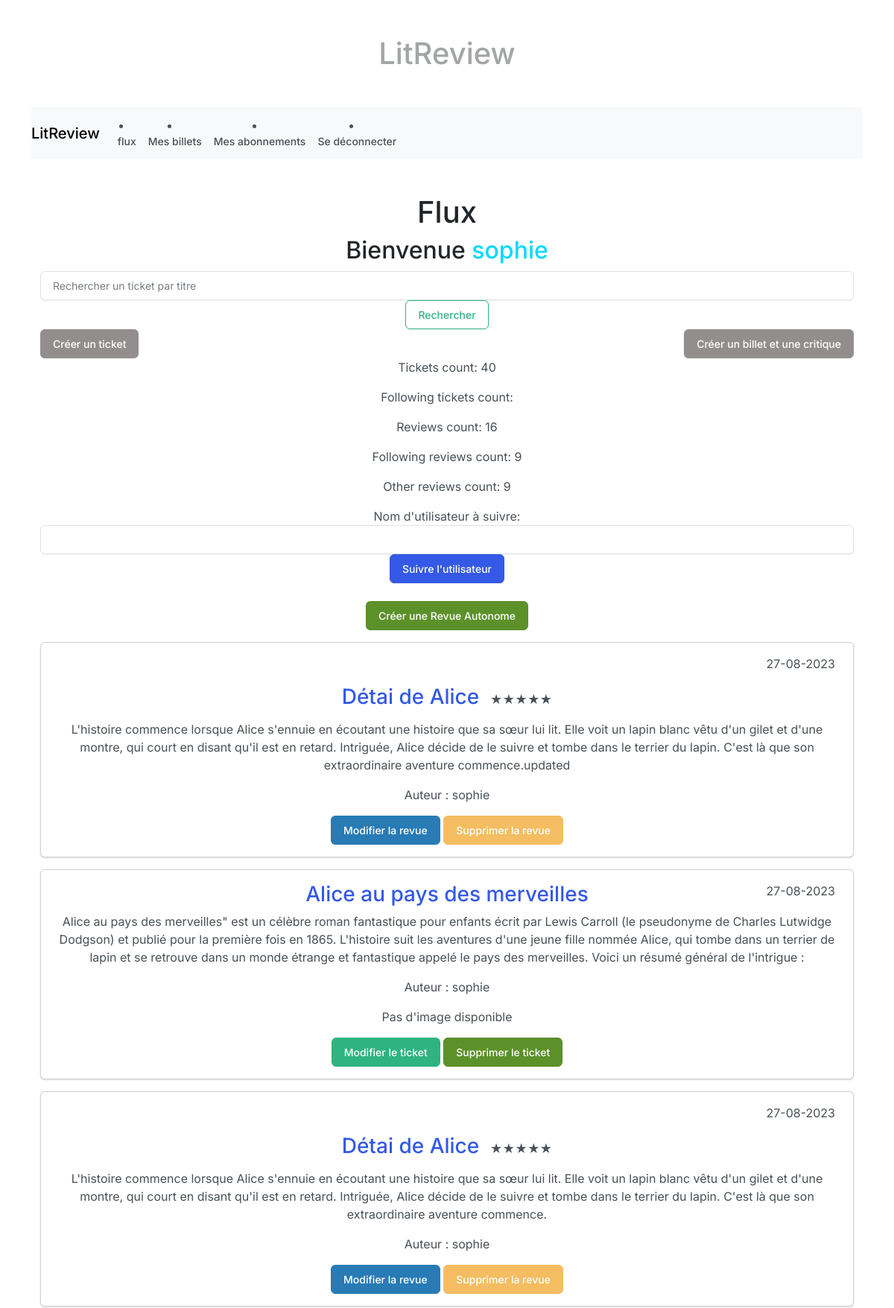
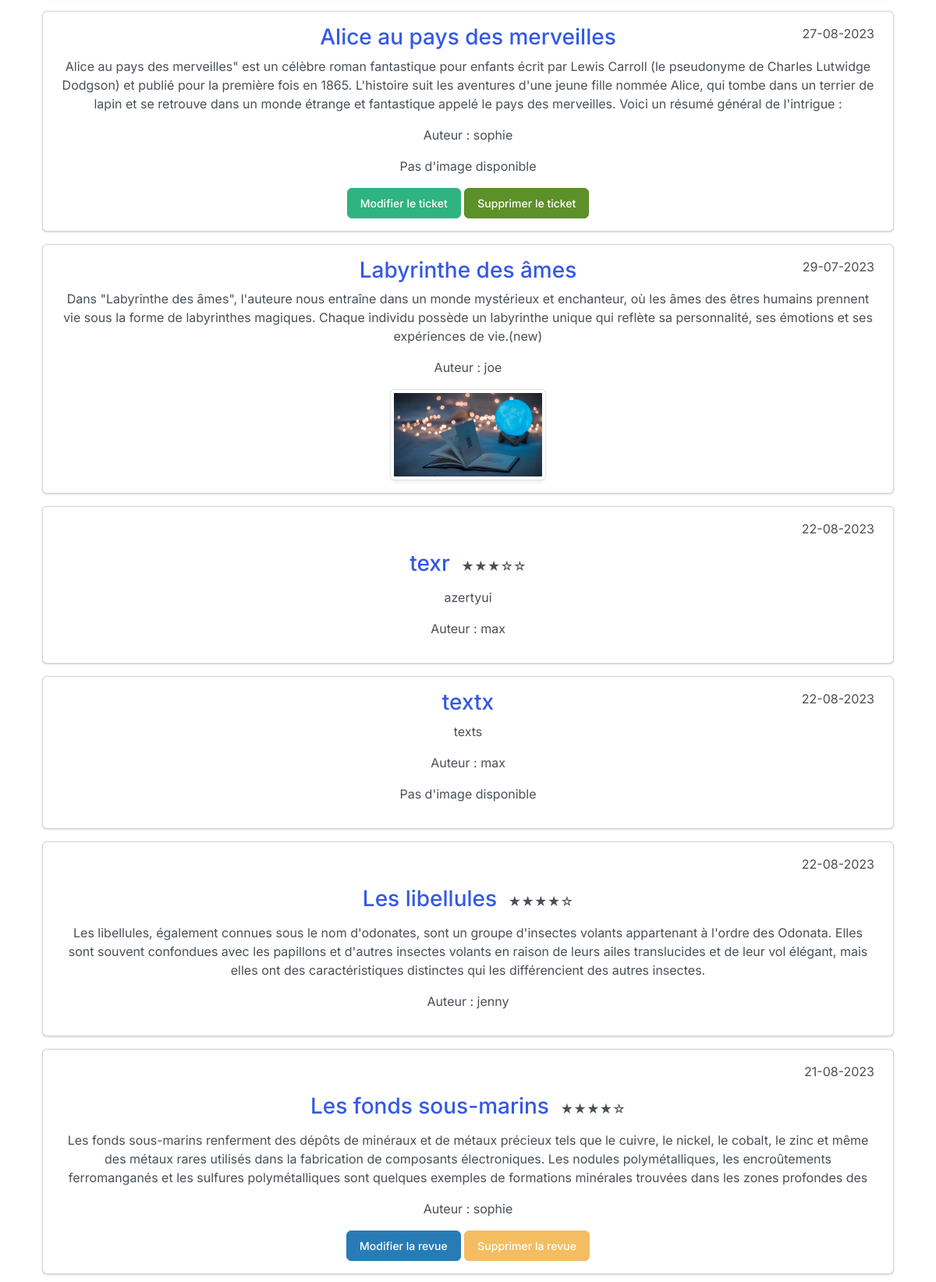
The app's page /flux/ (signed in, upper part) with its own data (2 pictures, top to bottom).
### litreviewApp/models.py (models this page shows, shortened)
class Review(models.Model):
    id = models.AutoField(primary_key=True)
    ticket = models.ForeignKey(Ticket, on_delete=models.CASCADE, null=True, blank=True)
    rating = models.PositiveSmallIntegerField(validators=[MinValueValidator(0), MaxValueValidator(5)])
    created_by = models.ForeignKey(settings.AUTH_USER_MODEL, on_delete=models.CASCADE)
    headline = models.CharField(max_length=128)
    body = models.TextField(max_length=8192, blank=True)
    created_at = models.DateTimeField(auto_now_add=True)
    updated_at = models.DateTimeField(auto_now=True)

class Ticket(models.Model):
    title = models.CharField(max_length=128)
    description = models.TextField(max_length=2048)
    created_by = models.ForeignKey(settings.AUTH_USER_MODEL, on_delete=models.CASCADE)
    created_at = models.DateTimeField(auto_now_add=True)
    updated_at = models.DateTimeField(auto_now=True)
    image = models.ImageField(upload_to="ticket_images/", null=True, blank=True)

### litreviewApp/views.py (the view)
# urls.py: path("flux/", flux, name="flux"),
@login_required
def flux(request):
    user = request.user
    following_users = user.following_users.values("followed_user")
    user_tickets = Ticket.objects.filter(
        Q(created_by=user) | Q(created_by__in=following_users)
    )
    user_tickets = user_tickets.annotate(
        content_type=Value("TICKET", output_field=CharField())
    )
    user_reviews = Review.objects.filter(
        Q(created_by=user)
        | Q(ticket__created_by__in=user.following_users.values("followed_user"))
        | Q(ticket__in=user_tickets, created_by__isnull=True)
    )
    user_reviews = user_reviews.annotate(
        content_type=Value("REVIEW", output_field=CharField())
    )
    user_tickets = user_tickets.annotate(
        followers_count=Count("followers", distinct=True)
    )
    user_reviews = user_reviews.annotate(
        followers_count=Count("ticket__followers", distinct=True)
    )
    user_tickets = user_tickets.annotate(
        followers_count=Case(
            When(followers_count__isnull=True, then=Value(0)), default="followers_count"
        )
    )
    user_reviews = user_reviews.annotate(
        followers_count=Case(
            When(followers_count__isnull=True, then=Value(0)), default="followers_count"
        )
    )
    tickets_count = user_tickets.count()
    reviews_count = user_reviews.count()
    following_reviews_count = Review.objects.filter(
        created_by__in=user.following_users.values("followed_user")
    ).count()
    other_reviews_count = (
        Review.objects.filter(ticket__in=user_tickets).exclude(created_by=user).count()
    )
    posts = sorted(
        chain(user_tickets, user_reviews),
        key=lambda post: post.created_at
        if not post.updated_at
        else max(post.created_at, post.updated_at),
        reverse=True,
    )
    return render(
        request,
        "litreviewApp/flux.html",
        context={
            "posts": posts,
            "tickets_count": tickets_count,
            "reviews_count": reviews_count,
            "following_reviews_count": following_reviews_count,
            "other_reviews_count": other_reviews_count,
        },
    )

### litreviewApp/templatetags/custom_filters.py (called while the page is built)
@register.filter
def generate_star_rating(value):
    try:
        rating = int(value)
        if rating < 1:
            raise ValueError("Rating value should be between 1 and 5.")
    except (ValueError, TypeError):
        return ""  # Or return any other default message or an empty string
    full_stars = "★" * rating
    empty_stars = "☆" * (5 - rating)
    return f"{full_stars}{empty_stars}"

### litreviewApp/templates/litreviewApp/flux.html (shortened to what this page needs)
{% extends 'base.html' %}
{% load static %}
{% load custom_filters %}
{% block content %}
    <div class="container mt-5">
        <h1>Flux</h1>
        <h2>Bienvenue <span class="distinctive-username">{{ user.username }}</span></h2>
        <form method="GET" action="{% url 'search_tickets' %}" class="form-inline my-2 my-lg-0">
            <input class="form-control mr-sm-2" type="search" name="search_query" placeholder="Rechercher un ticket par titre" aria-label="Search">
            <button class="btn btn-outline-success my-2 my-sm-0" type="submit">Rechercher</button>
        </form>
        <div class="contain">
            <a href="{% url 'create_ticket' %}" class="btn btn-custom-bl">Créer un ticket</a>
            <a href="{% url 'create_combined_ticket_review' %}" class="btn btn-custom-bl">Créer un billet et une critique</a>
        </div>
        <p>Tickets count: {{ tickets_count }}</p>
        <p>Following tickets count: {{ following_tickets_count }}</p>
        <p>Reviews count: {{ reviews_count }}</p>
        <p>Following reviews count: {{ following_reviews_count }}</p>
        <p>Other reviews count: {{ other_reviews_count }}</p>
        <form method="post" action="{% url 'follow_user' %}">
            <div class="form-group">
                <label for="follow_username">Nom d'utilisateur à suivre:</label>
                <input type="text" id="follow_username" name="follow_username" class="form-control" required>
            </div>
            <button type="submit" class="btn btn-primary">Suivre l'utilisateur</button>
        </form>
        <br>
        <a href="{% url 'create_reviewstand'  %}" class="btn btn-custom-red">Créer une Revue Autonome</a>
        {% for post in posts %}
            {% if post.content_type == 'TICKET' %}
                <div class="card my-3">
                    <div class="card-body">
                        {% include 'litreviewApp/ticket_snippet.html' with ticket=post %}
                        {% if post.created_by == request.user %}
                            <a href="{% url 'update_ticket' ticket_id=post.id %}" class="btn btn-success">Modifier le ticket</a>
                            <a href="{% url 'delete_ticket' ticket_id=post.id %}" class="btn btn-custom-red">Supprimer le ticket</a>
                            {% endif %}
                    </div>
                </div>
            {% elif post.content_type == 'REVIEW' %}
                <div class="card my-3">
                    <div class="card-body">
                        {% include 'litreviewApp/review_snippet.html' with review=post %}
                        <p>Auteur : {{ post.created_by }}</p>
                        {% if post.created_by == request.user %}
                        <a href="{% url 'update_review' review_id=post.id %}" class="btn btn-info">Modifier la revue</a>
                        <a href="{% url 'delete_review' review_id=post.id %}" class="btn btn-warning">Supprimer la revue</a>
                        {% endif %}
                    </div>
                </div>
            {% endif %}
        {% endfor %}
        <link rel="stylesheet" href="{% static 'js/jvscript.js' %}">
    </div>
{% endblock %}

### litreviewApp/templates/litreviewApp/review_snippet.html
{% load static %}
{% load custom_filters %}
<div class="review-snippet">
    <p style="text-align: right;">  {{ review.created_at|date:"d-m-Y" }}</p>
    <h3 style="display: inline-block; margin-right: 10px;"><a href="{% url 'review_detail' review.id %}" style="text-decoration: none;">{{ review.headline }}</a></h3>
    <p style="display: inline-block;">{{ review.rating|generate_star_rating }}</p>
    <p>{{ review.body }}</p>
</div>

### litreviewApp/templates/litreviewApp/ticket_snippet.html (shortened to what this page needs)
<div class="ticket-snippet" style="position: relative;">
    <h3><a href="{% url 'ticket_detail' ticket.id %}" style="text-decoration: none;">{{ ticket.title }}</a></h3>
    <p>{{ ticket.description }}</p>
    <p>Auteur : {{ ticket.created_by }}</p>
    <p style="position: absolute; top: 0; right: 0;">{{ ticket.created_at|date:"d-m-Y" }}</p>
    {% if ticket.image %}
        <img src="{{ ticket.image.url }}" alt="{{ ticket.title }}" class="img-thumbnail" width="200">
    {% else %}
        <p>Pas d'image disponible</p>
    {% endif %}
</div>

### static/css/styles.css (style rules this page uses)
.btn-custom-red { background-color: #5c912a; color: #FFFFFF; border-color: #57881f; }
.btn-custom-bl { background-color: #33e7ff; color: #FFFFFF; border-color: #33e7ff; }
.btn-custom-bl { background-color: #938e8e; color: #FFFFFF; border-color: #938e8e; }
.distinctive-username { color: #00d9ff; }
a { text-decoration: none; }
.contain { display: flex; justify-content: space-between; align-items: center; }

### records on screen
Review: created_at "27-08-2023", headline "Détai de Alice", rating|generate_star_rating "★★★★★", body "L'histoire commence lorsque Alice s'ennuie en écoutant une histoire que sa sœur lui lit. Elle voit un lapin blanc vêtu d'un gilet et d'une montre, qui court en disant qu'il est en retard. Intriguée, Alice décide de le suivre et tombe dans le terrier du lapin. C'est là que son extraordinaire aventure commence.updated", created_by "sophie", shows "Modifier la revue"
Ticket: title "Alice au pays des merveilles", description "Alice au pays des merveilles\" est un célèbre roman fantastique pour enfants écrit par Lewis Carroll (le pseudonyme de Charles Lutwidge Dodgson) et publié pour la première fois en 1865. L'histoire suit les aventures d'une jeune fille nommée Alice, qui tombe dans un terrier de lapin et se retrouve dans un monde étrange et fantastique appelé le pays des merveilles. Voici un résumé général de l'intrigue :", created_by "sophie", created_at "27-08-2023", image "Pas d'image disponible", shows "Modifier le ticket"
Review: created_at "27-08-2023", headline "Détai de Alice", rating|generate_star_rating "★★★★★", body "L'histoire commence lorsque Alice s'ennuie en écoutant une histoire que sa sœur lui lit. Elle voit un lapin blanc vêtu d'un gilet et d'une montre, qui court en disant qu'il est en retard. Intriguée, Alice décide de le suivre et tombe dans le terrier du lapin. C'est là que son extraordinaire aventure commence.", created_by "sophie", shows "Modifier la revue"
Ticket: title "Alice au pays des merveilles", description "Alice au pays des merveilles\" est un célèbre roman fantastique pour enfants écrit par Lewis Carroll (le pseudonyme de Charles Lutwidge Dodgson) et publié pour la première fois en 1865. L'histoire suit les aventures d'une jeune fille nommée Alice, qui tombe dans un terrier de lapin et se retrouve dans un monde étrange et fantastique appelé le pays des merveilles. Voici un résumé général de l'intrigue :", created_by "sophie", created_at "27-08-2023", image "Pas d'image disponible", shows "Modifier le ticket"
Ticket: title "Labyrinthe des âmes", description "Dans \"Labyrinthe des âmes\", l'auteure nous entraîne dans un monde mystérieux et enchanteur, où les âmes des êtres humains prennent vie sous la forme de labyrinthes magiques. Chaque individu possède un labyrinthe unique qui reflète sa personnalité, ses émotions et ses expériences de vie.(new)", created_by "joe", created_at "29-07-2023", image (picture)
Review: created_at "22-08-2023", headline "texr", rating|generate_star_rating "★★★☆☆", body "azertyui", created_by "max"
Ticket: title "textx", description "texts", created_by "max", created_at "22-08-2023", image "Pas d'image disponible"
Review: created_at "22-08-2023", headline "Les libellules", rating|generate_star_rating "★★★★☆", body "Les libellules, également connues sous le nom d'odonates, sont un groupe d'insectes volants appartenant à l'ordre des Odonata. Elles sont souvent confondues avec les papillons et d'autres insectes volants en raison de leurs ailes translucides et de leur vol élégant, mais elles ont des caractéristiques distinctes qui les différencient des autres insectes.", created_by "jenny"
Review: created_at "21-08-2023", headline "Les fonds sous-marins", rating|generate_star_rating "★★★★☆", body "Les fonds sous-marins renferment des dépôts de minéraux et de métaux précieux tels que le cuivre, le nickel, le cobalt, le zinc et même des métaux rares utilisés dans la fabrication de composants électroniques. Les nodules polymétalliques, les encroûtements ferromanganés et les sulfures polymétalliques sont quelques exemples de formations minérales trouvées dans les zones profondes des", created_by "sophie", shows "Modifier la revue"

### other values on screen
{{ user.username }} "sophie"
{{ tickets_count }} "40"
{{ reviews_count }} "16"
{{ following_reviews_count }} "9"
{{ other_reviews_count }} "9"
